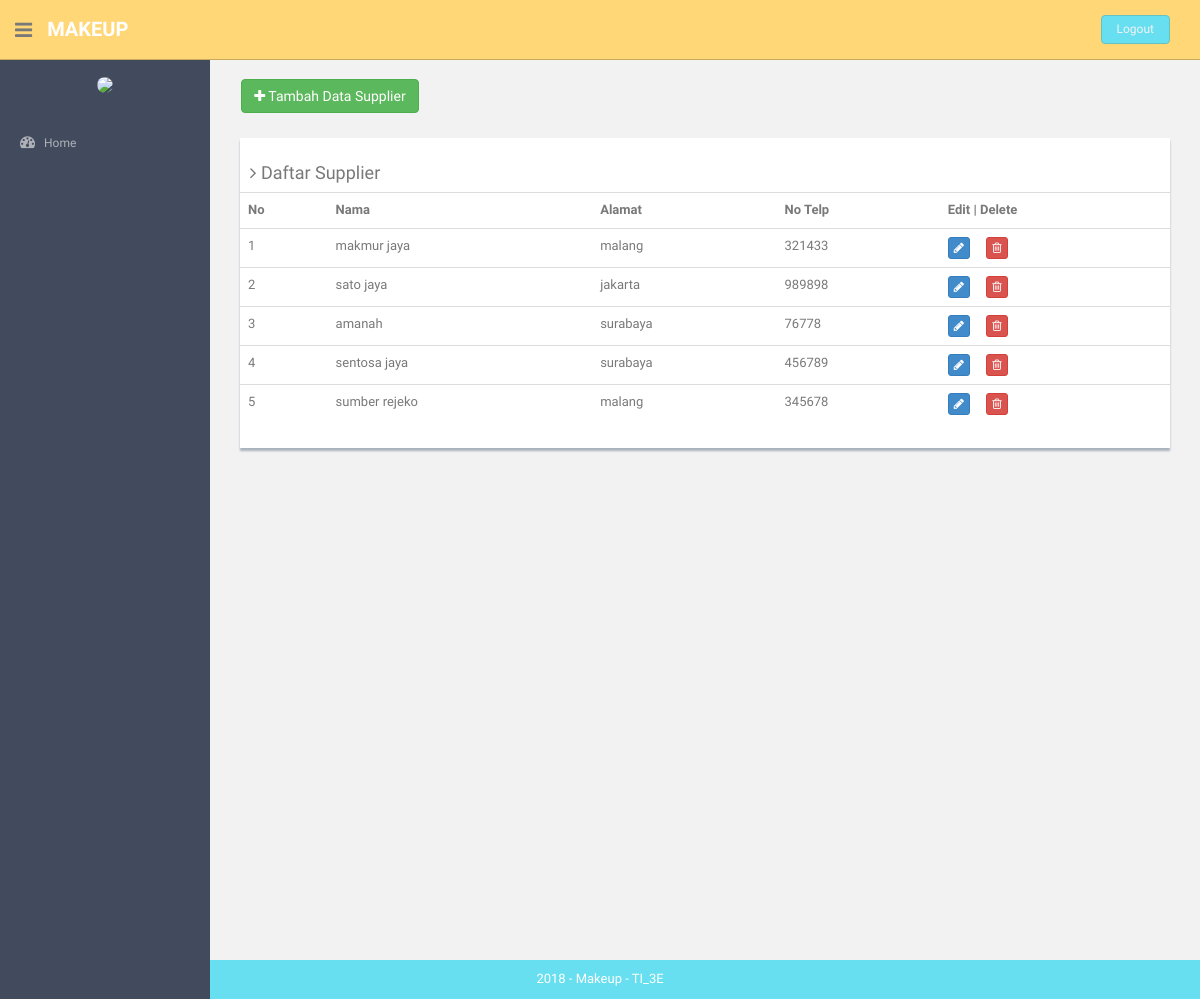
Page /index.php/supplier on the committed database.
### tables this page shows
CREATE TABLE `supplier` (
  `id_supplier` int(11) NOT NULL,
  `nama` varchar(255) NOT NULL,
  `alamat` varchar(255) NOT NULL,
  `no_telp` varchar(255) NOT NULL
);

### application/controllers/Supplier.php (called while the page is built, shortened)
<?php
class Supplier extends CI_Controller {
	public function __construct()
	{
		$this->load->helper('url','form');
		$this->load->library('form_validation');
		$this->load->model('kategori_model');
		$this->load->model('supplier_model');
		$this->load->helper('html');
		$this->load->library('image_lib');
	}
	public function index()
	{
		    	$object['sup']=$this->supplier_model->getDataSupplier();
		    	$cek['status'] = array(
        		'home'=>'',
        		'hrd'=>'',
        		'keuangan'=>'',
        		'produk'=>'active',
        		'pembelian'=>'',
        		'pemasukan'=>'',
        		'pengeluaran'=>'',
        		'utang'=>'',
                        'pemesanan'=>'',
                'pembayaran'=>'',
        		'cash_flow'=>'',
        		'neraca'=>'',
        		'admin'=>'',
        		'gaji'=>'',
        		'golongan'=>'',
        		'absensi'=>'',
        		'user'=>'',
        		'barang'=>'',
        		'supplier'=>'active',
        		'kategori'=>'',
        		);
				$this->load->view('component/header',$cek);
				$this->load->view('supplier',$object);
				$this->load->view('component/footer');
	}
}

### index.php (called while the page is built, shortened)
<?php
require_once BASEPATH.'core/CodeIgniter.php';

### application/models/Supplier_model.php (called while the page is built, shortened)
<?php
class Supplier_model extends CI_Model {
	public function getDataSupplier()
	{
		$query = $this->db->get('supplier');
		return $query->result();
	}
}

### application/views/supplier.php (the view)
<section id="main-content">
  <section class="wrapper site-min-height">
    <br>&nbsp;&nbsp;&nbsp;&nbsp;
    <a href="<?php echo base_url('index.php/supplier/form_supplier'); ?>"><button type="button" class="btn btn-success "><i class="fa fa-plus"> </i> Tambah Data Supplier</button></a>
    <br>
    <div class="col-md-12 mt">
      <div class="content-panel">
        <table class="table table-hover">
        <h4><i class="fa fa-angle-right"></i> Daftar Supplier</h4>
        <tr>
          <th>No</th>
          <th>Nama</th>
          <th>Alamat</th>
          <th>No Telp</th>
          <th align="center">Edit | Delete</th>
        </tr>
        <?php
        $no = 1;
        foreach($sup as $key){
        ?>
        <tr>
          <td><?php echo $no++ ?></td>
          <td><?php echo $key->nama ?></td>
          <td><?php echo $key->alamat ?></td>
          <td><?php echo $key->no_telp ?></td>
          <td>
                <a class="btn btn-primary btn-xs" href="<?php echo base_url('index.php/supplier/update'); ?>/<?php echo $key->id_supplier ?>">
                  <i class="fa fa-pencil"></i>
                </a>&nbsp;&nbsp;&nbsp;&nbsp;
                <a class="btn btn-danger btn-xs" href="<?php echo base_url('index.php/supplier/delete'); ?>/<?php echo $key->id_supplier ?>">
                  <i class="fa fa-trash-o"></i>
                </a>
          </td>
        </tr>
        <?php } ?>
      </table>
      </div>
      </div>
    </section>
    </section>

### assets/css/style.css (style rules this page uses)
body { color: #797979; background: #f2f2f2; font-family: 'Ruda', sans-serif; padding: 0px !important; margin: 0px !important; font-size:13px; }
a, a:hover, a:focus { text-decoration: none; outline: none; }
.mt { margin-top: 25px; }
#main-content { margin-left: 210px; }
.wrapper { display: inline-block; margin-top: 60px; padding-left: 15px; padding-right: 15px; padding-bottom: 15px; padding-top: 0px; width: 100%; }
.content-panel { background: #ffffff; box-shadow: 0px 3px 2px #aab2bd; padding-top: 15px; padding-bottom: 5px; }
.content-panel h4 { margin-left: 10px; }
.site-min-height { min-height: 900px; }

### rows in the picture
supplier: nama "makmur jaya", alamat "malang", no_telp "321433"
supplier: nama "sato jaya", alamat "jakarta", no_telp "989898"
supplier: nama "amanah", alamat "surabaya", no_telp "76778"
supplier: nama "sentosa jaya", alamat "surabaya", no_telp "456789"
supplier: nama "sumber rejeko", alamat "malang", no_telp "345678"
